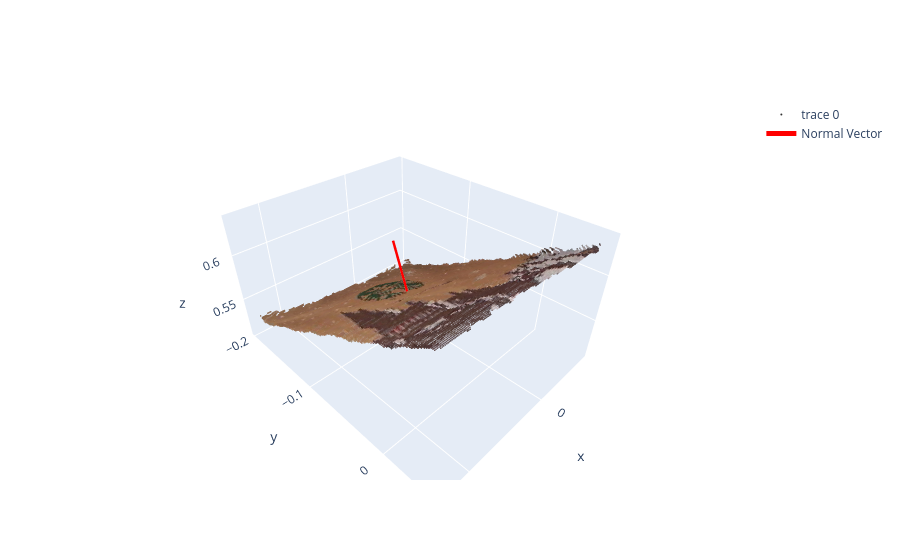

Notebook code for this chart:
### Code cell
import open3d as o3d
import numpy as np
from scipy.spatial.transform import Rotation as R_scipy

# bag_pcd: 你的正面点云
bag_pcd = o3d.geometry.PointCloud()
bag_pcd.points = o3d.utility.Vector3dVector(points_3d)

# 用 RANSAC 拟合平面（正面）
plane_model, inliers = bag_pcd.segment_plane(
    distance_threshold=0.01,  # 10mm，适合硬纸箱
    ransac_n=5,
    num_iterations=10000
)

a, b, c, d = plane_model
normal = np.array([a, b, c])  # 平面法向量

# 提取内点（正面点）
front_pcd = bag_pcd.select_by_index(inliers)
front_points = np.asarray(front_pcd.points)

# plotly可视化法向量 
center = front_points.mean(axis=0)
normal_length = 0.05  # 法向量长度
arrow_end = center + normal / np.linalg.norm(normal) * normal_length

# 过滤 color
inl_color = img_color[inliers]

fig = go.Figure(data=go.Scatter3d(
    x=front_points[:, 0],
    y=front_points[:, 1],
    z=front_points[:, 2],
    mode='markers',
    marker=dict(
        size=1,
        color=inl_color,
        opacity=0.8
    )
))
fig.add_trace(go.Scatter3d(
    x=[center[0], arrow_end[0]],
    y=[center[1], arrow_end[1]],
    z=[center[2], arrow_end[2]],
    mode='lines',
    line=dict(color='red', width=5),
    name='Normal Vector'
))

### Figure 1 — Plotly figure (JSON) as saved in the notebook; plotly's stock layout.template omitted (floating-point values rounded to 4 significant figures; data arrays with more than 128 entries replaced by an {"elided": "..."} marker saying what was removed)
{"data": [{"marker": {"color": {"elided": "36762x3 int values"}, "opacity": 0.8, "size": 1}, "mode": "markers", "type": "scatter3d", "x": {"elided": "36762 float values"}, "y": {"elided": "36762 float values"}, "z": {"elided": "36762 float values"}}, {"line": {"color": "red", "width": 5}, "mode": "lines", "name": "Normal Vector", "type": "scatter3d", "x": [0.0275, 0.02307], "y": [-0.08354, -0.1063], "z": [0.5658, 0.61]}], "layout": {}}
